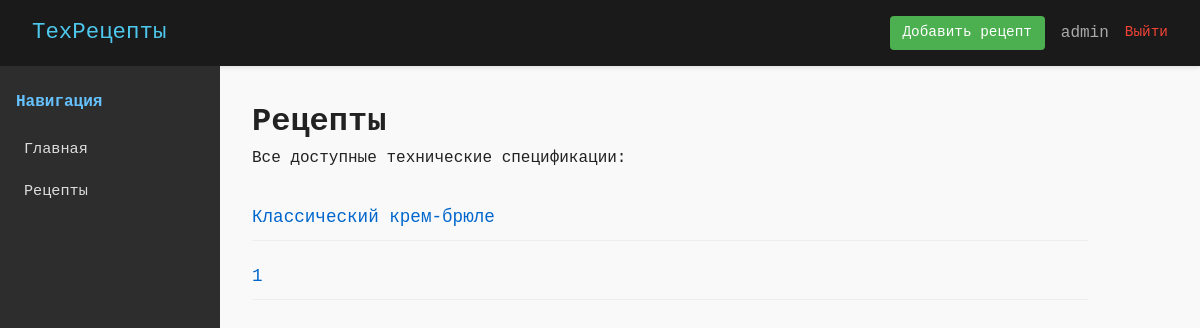
The page /recipes (signed in) on the database its author committed.
### models.py (models this page shows, shortened)
class User(UserMixin, db.Model):
    id = db.Column(db.Integer, primary_key=True)
    username = db.Column(db.String(80), unique=True, nullable=False)
    email = db.Column(db.String(120), unique=True, nullable=False)
    password_hash = db.Column(db.String(128), nullable=False)
    is_admin = db.Column(db.Boolean, default=False, nullable=False)

class Recipe(db.Model):
    id = db.Column(db.Integer, primary_key=True)
    title = db.Column(db.String(120), nullable=False)
    slug = db.Column(db.String(120), unique=True, nullable=False)
    created_at = db.Column(db.DateTime, default=datetime.utcnow)

### app.py (the view)
@app.route('/recipes')
def recipes_list():
    recipes = Recipe.query.all()
    return render_template('recipes.html', recipes=recipes)

### app.py (called while the page is built)
@login_manager.user_loader
def load_user(user_id):
    return User.query.get(int(user_id))

### templates/recipes.html (shortened to what this page needs)
{% extends "base.html" %}
{% block content %}
<h1>Рецепты</h1>
<p>Все доступные технические спецификации:</p>
<ul style="list-style: none; padding: 0; margin-top: 1.5rem;">
{% for r in recipes %}
    <li style="margin-bottom: 0.8rem; padding: 0.6rem 0; border-bottom: 1px solid #eee;">
        <a href="/recipe/{{ r.slug }}" style="font-size: 1.1rem; color: #0066cc; text-decoration: none;">
            {{ r.title }}
        </a>
    </li>
{% endfor %}
</ul>
{% endblock %}

### templates/base.html (shortened to what this page needs)
<!DOCTYPE html>
<html lang="ru">
<head>
</head>
<body>
<header>
    <h1><a href="/">ТехРецепты</a></h1>
    <div style="display: flex; gap: 1rem; align-items: center;">
        {% if current_user.is_authenticated and current_user.is_admin %}
            <a href="/recipe/new" style="background: #4caf50; color: white; padding: 0.4rem 0.8rem; border-radius: 4px; text-decoration: none; font-size: 0.9rem;">Добавить рецепт</a>
        {% endif %}
        {% if current_user.is_authenticated %}
            <span style="color: #aaa;">{{ current_user.username }}</span>
            <a href="/logout" style="color: #f44336; text-decoration: none; font-size: 0.9rem;">Выйти</a>
        {% else %}
            <a href="/login" style="color: #4dc7ec; text-decoration: none; font-size: 0.9rem;">Войти</a>
        {% endif %}
    </div>
</header>
    <div class="container">
        <nav class="sidebar">
            <h2>Навигация</h2>
            <ul>
                <li><a href="/">Главная</a></li>
                <li><a href="/recipes">Рецепты</a></li>
            </ul>
        </nav>
        <main class="content">
            {% block content %}{% endblock %}
        </main>
    </div>
</body>
</html>

### templates/base.html (style rules this page uses)
* { margin: 0; padding: 0; box-sizing: border-box; }
body { font-family: 'SF Mono', 'Fira Code', 'Consolas', monospace; background: #f9f9f9; color: #222; line-height: 1.5; }
header { background: #1a1a1a; color: #f0f0f0; padding: 1rem 2rem; display: flex; justify-content: space-between; align-items: center; box-shadow: 0 2px 4px rgba(0,0,0,0.1); }
header h1 { font-size: 1.4rem; font-weight: 500; }
header a { color: #4dc7ec; text-decoration: none; }
.container { display: flex; min-height: calc(100vh - 60px); }
.sidebar { width: 220px; background: #2d2d2d; padding: 1.5rem 1rem; color: #ccc; }
.sidebar h2 { font-size: 1rem; margin-bottom: 1.2rem; color: #66c2ff; }
.sidebar ul { list-style: none; }
.sidebar li { margin-bottom: 0.6rem; }
.sidebar a { color: #ddd; text-decoration: none; font-size: 0.95rem; padding: 0.3rem 0.5rem; border-radius: 3px; display: block; }
.content { flex: 1; padding: 2rem; max-width: 900px; }

### rows shown on the page
User: username "admin"
Recipe: title "Классический крем-брюле"
Recipe: title "1"
